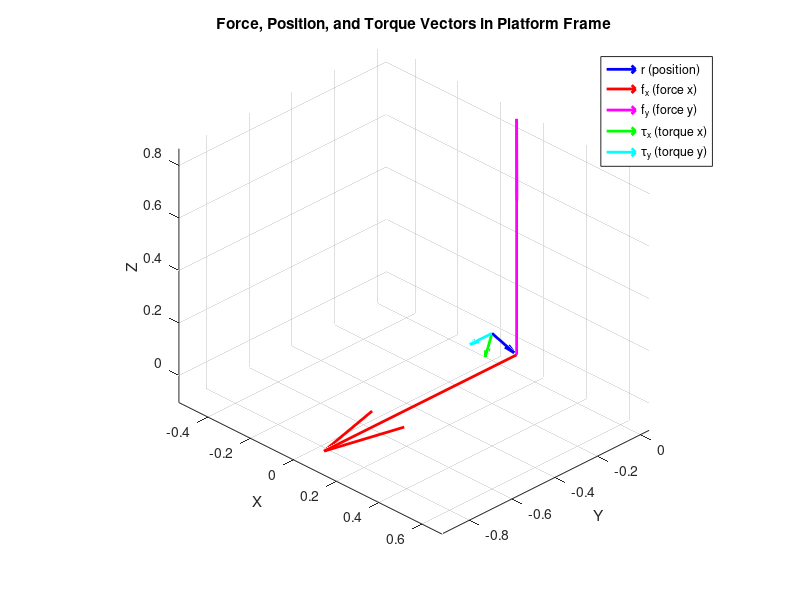

The MATLAB script that drew this image:
%% parameters
clear;
H = 0.035;
platform_radius = 0.1;
floater_hight = 0.03;

Rz = @(th) [cos(th), -sin(th), 0; sin(th), cos(th), 0; 0, 0, 1];
Ry = @(th) [cos(th), 0, sin(th); 0, 1, 0; -sin(th), 0, cos(th)];
Rx = @(th) [1, 0, 0; 0, cos(th), -sin(th); 0, sin(th), cos(th)];

cross_matrix = @(a) [0, -a(3), a(2); a(3), 0, -a(1); -a(2), a(1), 0];

%% frame-platform to frame-mb0
R0 = Ry(deg2rad(-90)) * Rz(deg2rad(-90));
t0 = [(floater_hight * 0.5 + platform_radius); 0; -H];

T_mb0_2_platform = [R0, t0; 0, 0, 0, 1];

%% frame-platform to frame-mb1
R1 = Rz(deg2rad(-60)) * Ry(deg2rad(90)) * Rz(deg2rad(90));
t1 = [(floater_hight * 0.5 + platform_radius) * cos(pi/3*2); ...
(floater_hight * 0.5 + platform_radius) * sin(pi/3*2); -H];

T_mb1_2_platform = [R1, t1; 0, 0, 0, 1];

%% frame-platform to frame-mb2

R2 = Rz(deg2rad(60)) * Ry(deg2rad(90)) * Rz(deg2rad(90));
t2 = [(floater_hight * 0.5 + platform_radius) * cos(pi/3*4); ...
(floater_hight * 0.5 + platform_radius) * sin(pi/3*4); -H];

T_mb2_2_platform = [R2, t2; 0, 0, 0, 1];

%% calculate the torque in frame platform generated by force_x in mb0

% force in mb0 frame
f_x_fp = T_mb0_2_platform * [1 0 0 1]' - T_mb0_2_platform * [0 0 0 1]';
f_x_fp = f_x_fp(1:3);

f_y_fp = T_mb0_2_platform * [0 1 0 1]' - T_mb0_2_platform * [0 0 0 1]';
f_y_fp = f_y_fp(1:3);

r_fp = T_mb0_2_platform * [0 0 0 1]';
r_fp = r_fp(1:3);

torque_x_fp = cross(r_fp, f_x_fp);
torque_y_fp = cross(r_fp, f_y_fp);

%% 3D plot of force, position, and torque vectors
figure;
hold on; axis equal; grid on;
xlabel('X'); ylabel('Y'); zlabel('Z');
title('Force, Position, and Torque Vectors in Platform Frame');

% position vector (from origin)
quiver3(0, 0, 0, r_fp(1), r_fp(2), r_fp(3), 'b', 'LineWidth', 2, 'DisplayName', 'r (position)');

% force x vector (at position point)
quiver3(r_fp(1), r_fp(2), r_fp(3), ...
        f_x_fp(1), f_x_fp(2), f_x_fp(3), 'r', 'LineWidth', 2, 'DisplayName', 'f_x (force x)');

% force y vector (at position point)
quiver3(r_fp(1), r_fp(2), r_fp(3), ...
        f_y_fp(1), f_y_fp(2), f_y_fp(3), 'm', 'LineWidth', 2, 'DisplayName', 'f_y (force y)');

% torque x vector (from origin)
quiver3(0, 0, 0, torque_x_fp(1), torque_x_fp(2), torque_x_fp(3), 'g', 'LineWidth', 2, 'DisplayName', '\tau_x (torque x)');

% torque y vector (from origin)
quiver3(0, 0, 0, torque_y_fp(1), torque_y_fp(2), torque_y_fp(3), 'c', 'LineWidth', 2, 'DisplayName', '\tau_y (torque y)');

legend('Location', 'best');
view(45, 30);

%% mb0_fx, mb0_fy -> fx, fy, fz, tx, ty, tz

r0_fp = T_mb0_2_platform * [0 0 0 1]';

F0 = R0(:, 1:2);

T0 = cross_matrix(r0_fp) * R0;
T0 = T0(:, 1:2);

FT0 = [F0; T0];

%% mb1_fx, mb1_fy -> fx, fy, fz, tx, ty, tz

r1_fp = T_mb1_2_platform * [0 0 0 1]';

F1 = R1(:, 1:2);

T1 = cross_matrix(r1_fp) * R1;
T1 = T1(:, 1:2);

FT1 = [F1; T1];

%% mb2_fx, mb1_fy -> fx, fy, fz, tx, ty, tz

r2_fp = T_mb2_2_platform * [0 0 0 1]';

F2 = R2(:, 1:2);

T2 = cross_matrix(r2_fp) * R2;
T2 = T2(:, 1:2);

FT2 = [F2; T2];

% 局部坐标系到质心固连坐标系的转化
FT = [FT0 FT1 FT2];

% 质心固连坐标系转化到惯性系的转化


%% 位置速度转换：px,py,pz,wx,wy,wz -> mb0_x, mb0_ys
%% 6自由度换算到每一个磁轴承也会是6个运动自由度，此时控制两个自由度位移没有意义
%% 理论上应该从platform的6个自由度运动算出6个力，再将6个力转换到各个磁轴承上
